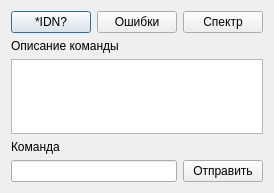
<?xml version="1.0" encoding="UTF-8"?>
<ui version="4.0">
 <class>tektronix_send_cmd_dialog</class>
 <widget class="QDialog" name="tektronix_send_cmd_dialog">
  <property name="geometry">
   <rect>
    <x>0</x>
    <y>0</y>
    <width>267</width>
    <height>193</height>
   </rect>
  </property>
  <property name="windowTitle">
   <string>Отправить команду</string>
  </property>
  <layout class="QGridLayout" name="gridLayout">
   <item row="4" column="0">
    <widget class="QLineEdit" name="cmd_edit"/>
   </item>
   <item row="1" column="0">
    <widget class="QLabel" name="label_4">
     <property name="text">
      <string>Описание команды</string>
     </property>
    </widget>
   </item>
   <item row="0" column="0" colspan="2">
    <layout class="QHBoxLayout" name="horizontalLayout_2">
     <item>
      <widget class="QPushButton" name="idn_button">
       <property name="text">
        <string>*IDN?</string>
       </property>
      </widget>
     </item>
     <item>
      <widget class="QPushButton" name="error_buttons">
       <property name="text">
        <string>Ошибки</string>
       </property>
      </widget>
     </item>
     <item>
      <widget class="QPushButton" name="read_specter_button">
       <property name="text">
        <string>Спектр</string>
       </property>
      </widget>
     </item>
    </layout>
   </item>
   <item row="2" column="0" colspan="2">
    <widget class="QPlainTextEdit" name="cmd_description_text_edit">
     <property name="sizePolicy">
      <sizepolicy hsizetype="Expanding" vsizetype="Expanding">
       <horstretch>0</horstretch>
       <verstretch>1</verstretch>
      </sizepolicy>
     </property>
     <property name="maximumSize">
      <size>
       <width>16777215</width>
       <height>16777215</height>
      </size>
     </property>
    </widget>
   </item>
   <item row="4" column="1">
    <widget class="QPushButton" name="send_cmd_button">
     <property name="text">
      <string>Отправить</string>
     </property>
    </widget>
   </item>
   <item row="3" column="0">
    <widget class="QLabel" name="label_5">
     <property name="text">
      <string>Команда</string>
     </property>
    </widget>
   </item>
  </layout>
 </widget>
 <resources/>
 <connections/>
</ui>
